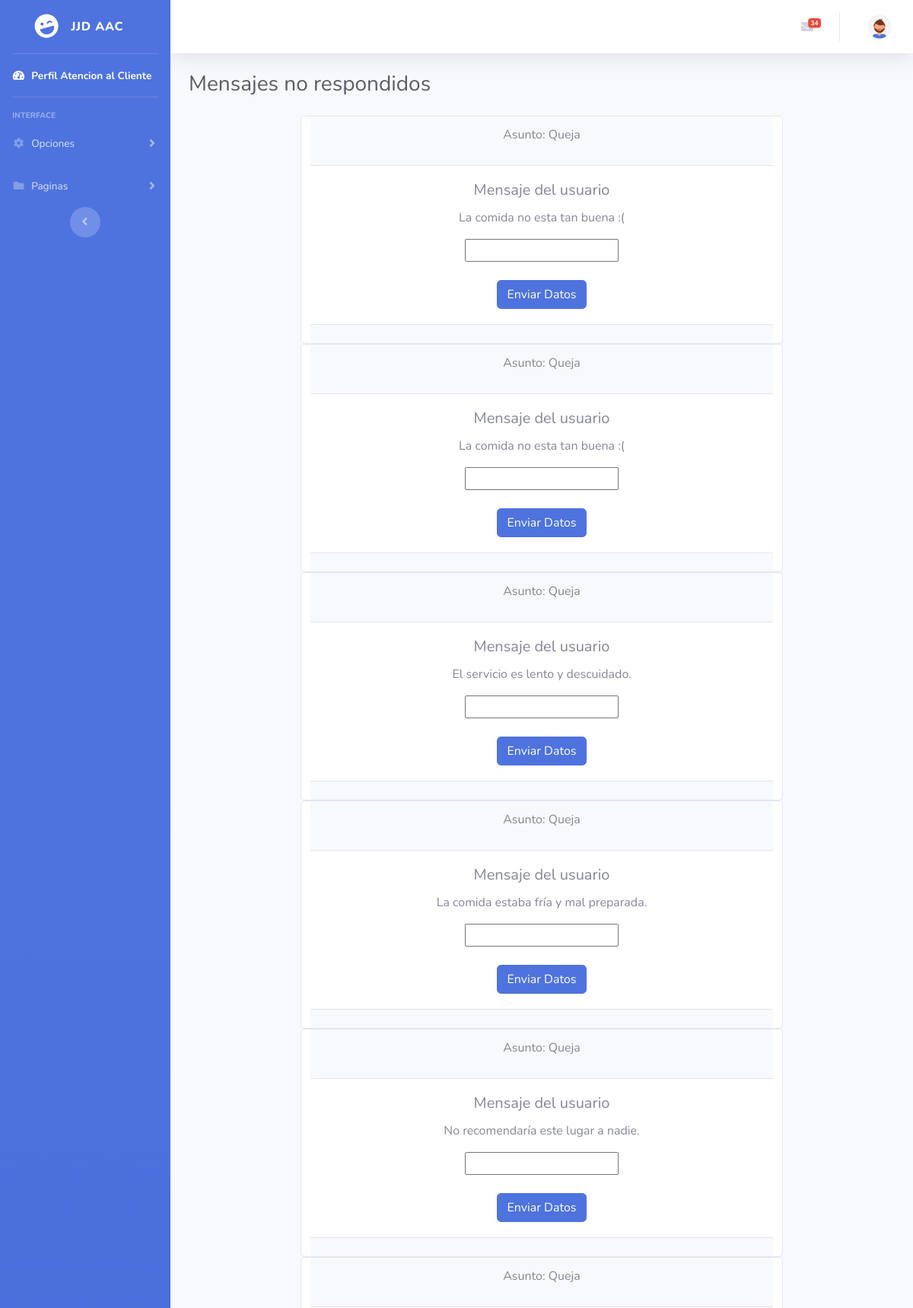
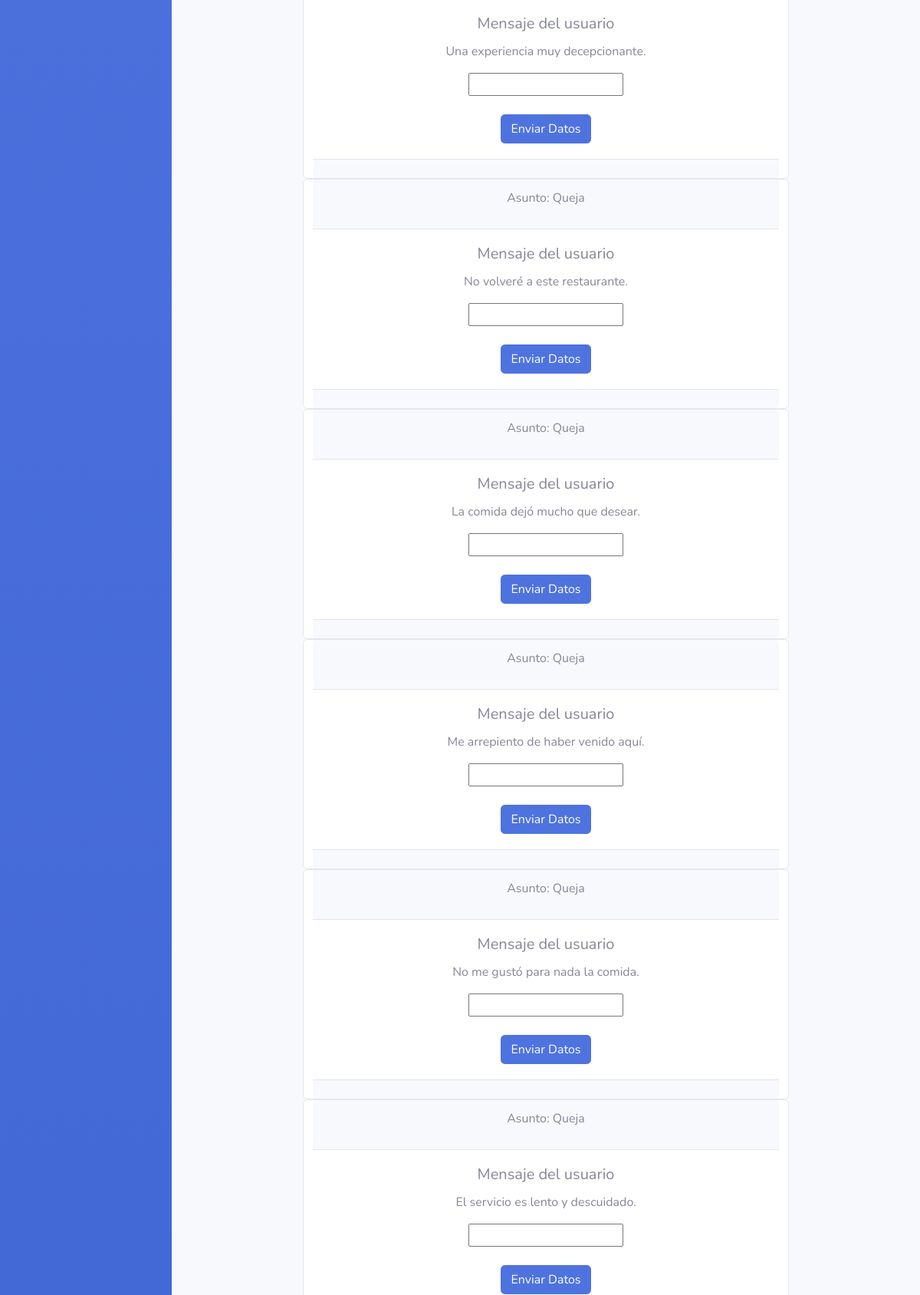
The app's page /Recursos-humanos/men_no_res.php (signed in, upper part) with its own data (2 pictures, top to bottom).
### tables this page shows
CREATE TABLE `mensajes` (
  `id` int(11) NOT NULL,
  `id_mensaje` int(11) NOT NULL,
  `Asunto` varchar(45) NOT NULL,
  `mensaje` varchar(100) NOT NULL,
  `fecha` varchar(200) NOT NULL,
  `estado` int(11) NOT NULL
);

### Recursos-humanos/men_no_res.php (the view, shortened to what this page needs)
<?php require_once "vistas/parte_superior.php" ?>
                <div class="container-fluid">
                    <div class="d-sm-flex align-items-center justify-content-between mb-4">
                        <h1 class="h3 mb-0 text-gray-800">Mensajes no respondidos</h1>
                    </div>
                    <div class="row">
                        <?php
                  $consulta = "SELECT * FROM mensajes";
                  $conexion = mysqli_connect("localhost","root","","jjd-food");
                  $resultado = mysqli_query($conexion, $consulta);
                  while ($Datos = mysqli_fetch_array($resultado)) {
                  $id_men = $Datos[1];
                  if ($Datos[5]== 0) {
                    ?>
                    <div class="card text-center mx-auto col-8">
                    <div class="card-header">
                    <p>Asunto: <?php echo $Datos[2]?></p>
                    </div>
                    <div class="card-body">
                        <h5 class="card-title"><?php echo "Mensaje del usuario";?></h5>
                        <p class="card-text"> <?php echo $Datos[3]?></p>
                        <form action="validar.php?id_res=<?php echo $id_men?>" method="post">
                        <input type="text" name="respuesta" required>
                        <br>
                        <br>
                        <button type="submit" name="res" class="btn btn-primary">Enviar Datos</button>
                        </form>
                    </div>
                    <div class="card-footer text-muted">
                    </div>
                    </div>
                    <?php
                   }
                  }
                   ?>
                    </div>
                </div>
                <?php require_once "vistas/parte_inferior.php" ?>

### records on screen
mensajes: Asunto "Queja", mensaje "La comida no esta tan buena :("
mensajes: Asunto "Queja", mensaje "La comida no esta tan buena :("
mensajes: Asunto "Queja", mensaje "El servicio es lento y descuidado."
mensajes: Asunto "Queja", mensaje "La comida estaba fría y mal preparada."
mensajes: Asunto "Queja", mensaje "No recomendaría este lugar a nadie."
mensajes: Asunto "Queja", mensaje "Una experiencia muy decepcionante."
mensajes: Asunto "Queja", mensaje "No volveré a este restaurante."
mensajes: Asunto "Queja", mensaje "La comida dejó mucho que desear."
mensajes: Asunto "Queja", mensaje "Me arrepiento de haber venido aquí."
mensajes: Asunto "Queja", mensaje "No me gustó para nada la comida."
mensajes: Asunto "Queja", mensaje "El servicio es lento y descuidado."

### other values on screen
$mensajes[0] "34"
